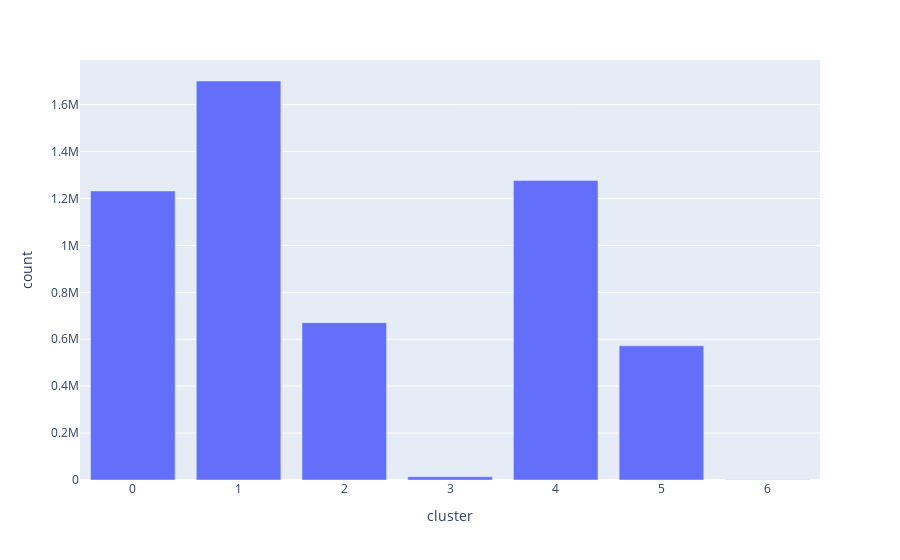

This figure's notebook cell:
### Code cell
countDf = pd.DataFrame(clusterToCount, index=[0]).transpose().rename(columns={0: 'count'}).reset_index().sort_values('count')
countDf.rename(columns={'index': 'cluster'}, inplace=True)
px.bar(countDf, x='cluster', y='count')

### Figure 1 — Plotly figure (JSON) as saved in the notebook; plotly's stock layout.template omitted (floating-point values rounded to 4 significant figures)
{"data": [{"alignmentgroup": "True", "hovertemplate": "cluster=%{x}<br>count=%{y}<extra></extra>", "legendgroup": "", "marker": {"color": "#636efa", "pattern": {"shape": ""}}, "name": "", "offsetgroup": "", "orientation": "v", "showlegend": false, "textposition": "auto", "type": "bar", "x": [6, 3, 5, 2, 0, 4, 1], "xaxis": "x", "y": [657, 13606, 571965, 670811, 1232350, 1276618, 1700931], "yaxis": "y"}], "layout": {"barmode": "relative", "legend": {"tracegroupgap": 0}, "margin": {"t": 60}, "xaxis": {"anchor": "y", "domain": [0, 1], "title": {"text": "cluster"}}, "yaxis": {"anchor": "x", "domain": [0, 1], "title": {"text": "count"}}}}
